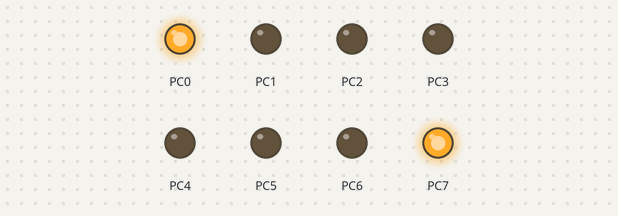
Simulated run of this program. Board: ATmega16, built with avr-gcc and emulated at 8 MHz. On the bench: output pins drawn as LEDs (lit = HIGH).

Above: at 0.5 s.
At 2.5 s:
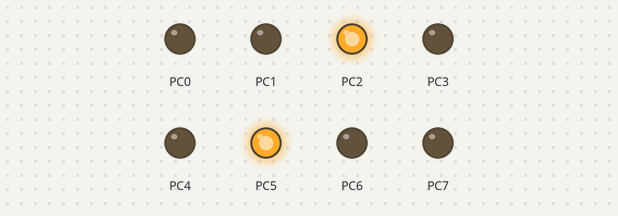
At 4.0 s:
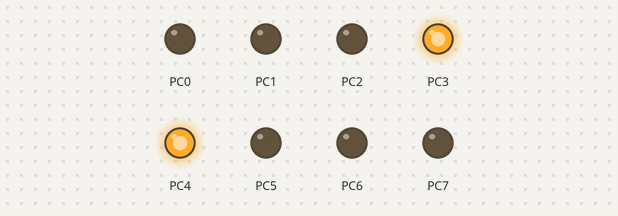
At 9.5 s:
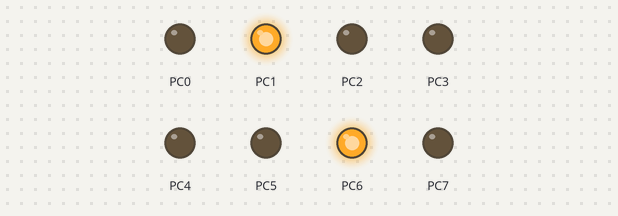
Timing chart, 0 to 10.4 s (numbered marks = the images above):
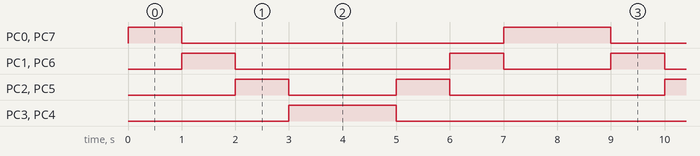

Measured:
- by itself, PC0, PC7: repeats every 8.0 s: LOW 6.0 s, HIGH 2.0 s
- by itself, PC1, PC6: repeats every 8.0 s: LOW 4.0 s, HIGH 1.0 s, LOW 2.0 s, HIGH 1.0 s
- by itself, PC2, PC5: repeats every 8.0 s: LOW 2.0 s, HIGH 1.0 s, LOW 4.0 s, HIGH 1.0 s
- by itself, PC3, PC4: alternates HIGH for 2.0 s and LOW for 6.0 s

The program:

Practical_4.c
```c
//convergence and Divergence
#define F_CPU 8000000UL
#include<avr/io.h>
#include<util/delay.h>
int main()
{
  DDRC=0xFF;
  while(1)
  {
    for(int i=1;i<256;i=i*2)
	{
	  int j=128/i;
	  PORTC=i+j;
	  _delay_ms(1000);
	 }
  }
}
```
